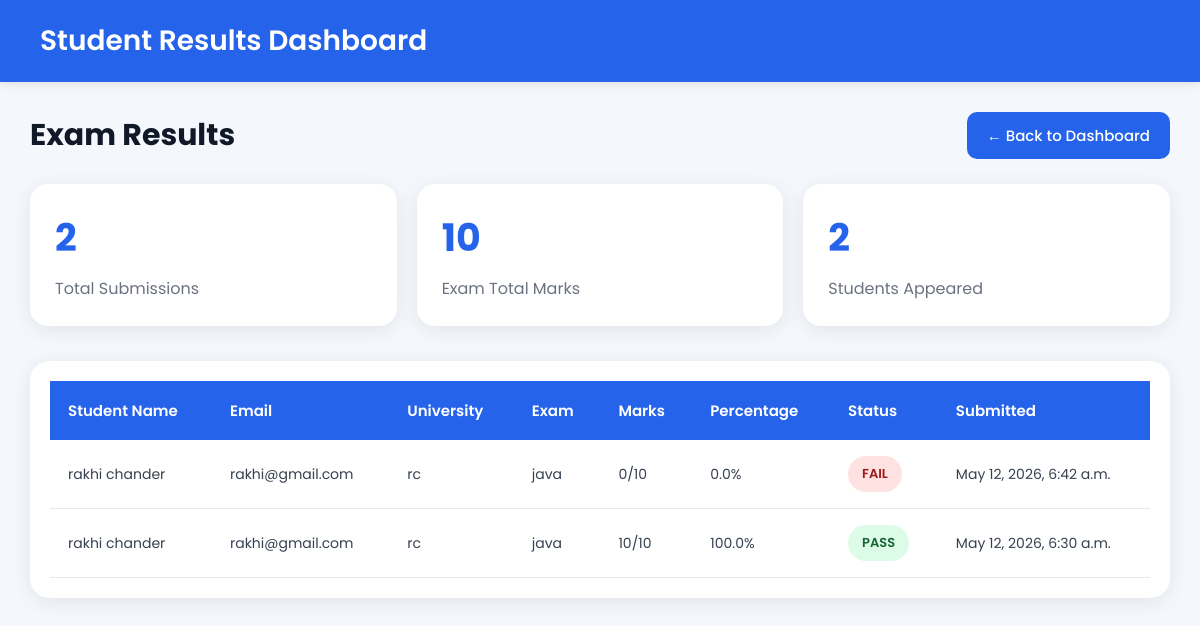
/results/ (signed in), run on the app's committed database.
### core/models.py (models this page shows, shortened)
class Result(models.Model):
    student = models.ForeignKey(Student, on_delete=models.CASCADE)
    exam = models.ForeignKey(Exam, on_delete=models.CASCADE)
    obtained_marks = models.IntegerField(default=0)
    total_marks = models.IntegerField(default=0)
    percentage = models.FloatField(default=0.0)
    submitted_at = models.DateTimeField(default=timezone.now)

class Student(models.Model):
    name = models.CharField(max_length=100)
    email = models.EmailField()
    university_name = models.CharField(max_length=200)
    created_at = models.DateTimeField(auto_now_add=True)

class Exam(models.Model):
    teacher = models.ForeignKey(Teacher, on_delete=models.CASCADE, null=True, blank=True)
    title = models.CharField(max_length=200)
    description = models.TextField(blank=True, null=True)
    test_code = models.CharField(max_length=20, unique=True)
    duration = models.IntegerField(help_text="Duration in Minutes")
    total_marks = models.IntegerField(default=0)
    created_at = models.DateTimeField(auto_now_add=True)

### core/views.py (the view)
# urls.py: path('results/', views.results, name='results'),
def results(request):
    teacher_id = request.session.get('teacher_id')
    if not teacher_id:
        return redirect('teacher_login')
    teacher = Teacher.objects.get(id=teacher_id)
    all_results = Result.objects.filter(
        exam__teacher=teacher
    ).select_related(
        'student',
        'exam'
    ).order_by('-submitted_at')
    return render(
        request,
        'core/results.html',
        {
            'results': all_results
        }
    )

### core/templates/core/results.html (shortened to what this page needs)
<!DOCTYPE html>
<html lang="en">
<head>
</head>
<body>
    <div class="navbar">
        <h1>Student Results Dashboard</h1>
    </div>
    <div class="dashboard-container">
        <div class="top-section">
            <h2>Exam Results</h2>
            <a href="{% url 'teacher_dashboard' %}" class="btn btn-primary">
                ← Back to Dashboard
            </a>
        </div>
        <div class="stats-grid">
            <div class="stat-card">
                <h3>{{ results|length }}</h3>
                <p>Total Submissions</p>
            </div>
            <div class="stat-card">
                <h3>
                    {{ results.0.total_marks|default:'0' }}
                </h3>
                <p>Exam Total Marks</p>
            </div>
            <div class="stat-card">
                <h3>
                    {{ results|length }}
                </h3>
                <p>Students Appeared</p>
            </div>
        </div>
        {% if results %}
            <div class="table-container">
                <table>
                    <thead>
                        <tr>
                            <th>Student Name</th>
                            <th>Email</th>
                            <th>University</th>
                            <th>Exam</th>
                            <th>Marks</th>
                            <th>Percentage</th>
                            <th>Status</th>
                            <th>Submitted</th>
                        </tr>
                    </thead>
                    <tbody>
                        {% for result in results %}
                            <tr>
                                <td>
                                    {{ result.student.name }}
                                </td>
                                <td>
                                    {{ result.student.email }}
                                </td>
                                <td>
                                    {{ result.student.university_name }}
                                </td>
                                <td>
                                    {{ result.exam.title }}
                                </td>
                                <td>
                                    {{ result.obtained_marks }}/{{ result.total_marks }}
                                </td>
                                <td>
                                    {{ result.percentage }}%
                                </td>
                                <td>
                                    {% if result.percentage >= 40 %}
                                        <span class="badge pass">
                                            PASS
                                        </span>
                                    {% else %}
                                        <span class="badge fail">
                                            FAIL
                                        </span>
                                    {% endif %}
                                </td>
                                <td>
                                    {{ result.submitted_at }}
                                </td>
                            </tr>
                        {% endfor %}
                    </tbody>
                </table>
            </div>
        {% endif %}
    </div>
</body>
</html>

### core/templates/core/results.html (style rules this page uses)
* { margin: 0; padding: 0; box-sizing: border-box; font-family: 'Poppins', sans-serif; }
body { background: #f4f7fc; min-height: 100vh; }
.navbar { background: #2563eb; color: white; padding: 20px 40px; display: flex; justify-content: space-between; align-items: center; box-shadow: 0 2px 10px rgba(0,0,0,0.1); }
.navbar h1 { font-size: 28px; font-weight: 600; }
.dashboard-container { width: 95%; margin: 30px auto; }
.top-section { display: flex; justify-content: space-between; align-items: center; margin-bottom: 25px; flex-wrap: wrap; gap: 15px; }
.top-section h2 { color: #111827; font-size: 30px; }
.btn { padding: 12px 20px; border: none; border-radius: 10px; text-decoration: none; font-size: 15px; font-weight: 500; transition: 0.3s; cursor: pointer; display: inline-block; }
.btn-primary { background: #2563eb; color: white; }
.stats-grid { display: grid; grid-template-columns: repeat(auto-fit, minmax(250px, 1fr)); gap: 20px; margin-bottom: 35px; }
.stat-card { background: white; padding: 25px; border-radius: 18px; box-shadow: 0 4px 20px rgba(0,0,0,0.08); transition: 0.3s; }
.stat-card h3 { font-size: 38px; color: #2563eb; margin-bottom: 10px; }
.stat-card p { color: #6b7280; font-size: 16px; }
.table-container { overflow-x: auto; background: white; border-radius: 20px; box-shadow: 0 4px 20px rgba(0,0,0,0.08); padding: 20px; }
table { width: 100%; border-collapse: collapse; }
thead { background: #2563eb; color: white; }
th { padding: 18px; text-align: left; font-size: 15px; font-weight: 600; }
td { padding: 16px 18px; border-bottom: 1px solid #e5e7eb; color: #374151; font-size: 14px; }
.badge { padding: 8px 14px; border-radius: 30px; font-size: 13px; font-weight: 600; display: inline-block; }
.pass { background: #dcfce7; color: #166534; }
.fail { background: #fee2e2; color: #991b1b; }

### data on the page
Result: total_marks "10", student.name "rakhi chander", student.email "rakhi@gmail.com", student.university_name "rc", exam "java", obtained_marks "0", percentage "0.0", shows "FAIL", submitted_at "May 12, 2026, 6:42 a.m."
Result: student.name "rakhi chander", student.email "rakhi@gmail.com", student.university_name "rc", exam "java", obtained_marks "10", total_marks "10", percentage "100.0", shows "PASS", submitted_at "May 12, 2026, 6:30 a.m."

### other printed values
{{ results|length }} "2"
